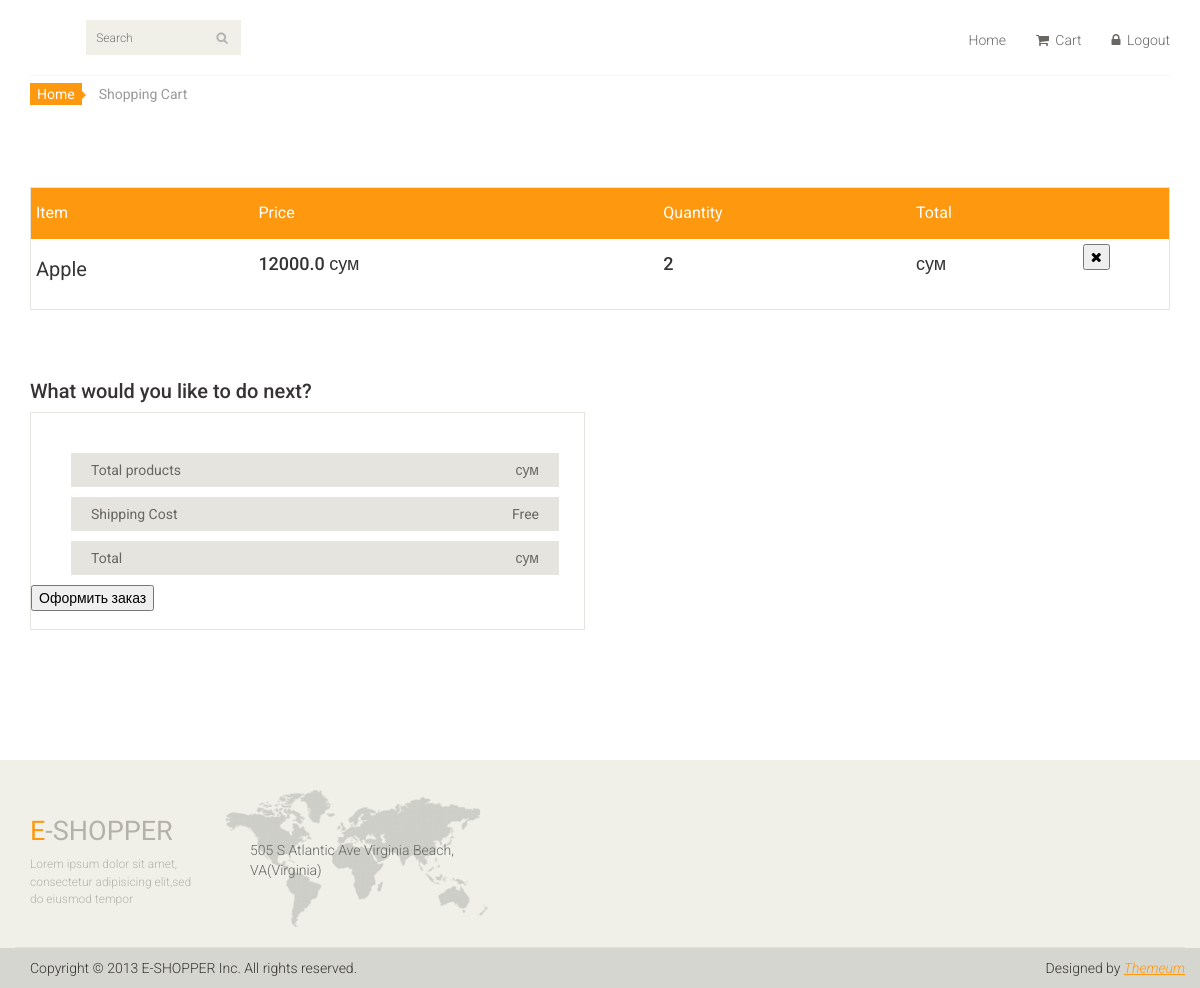
Before: /cart (signed in) with the older database file.
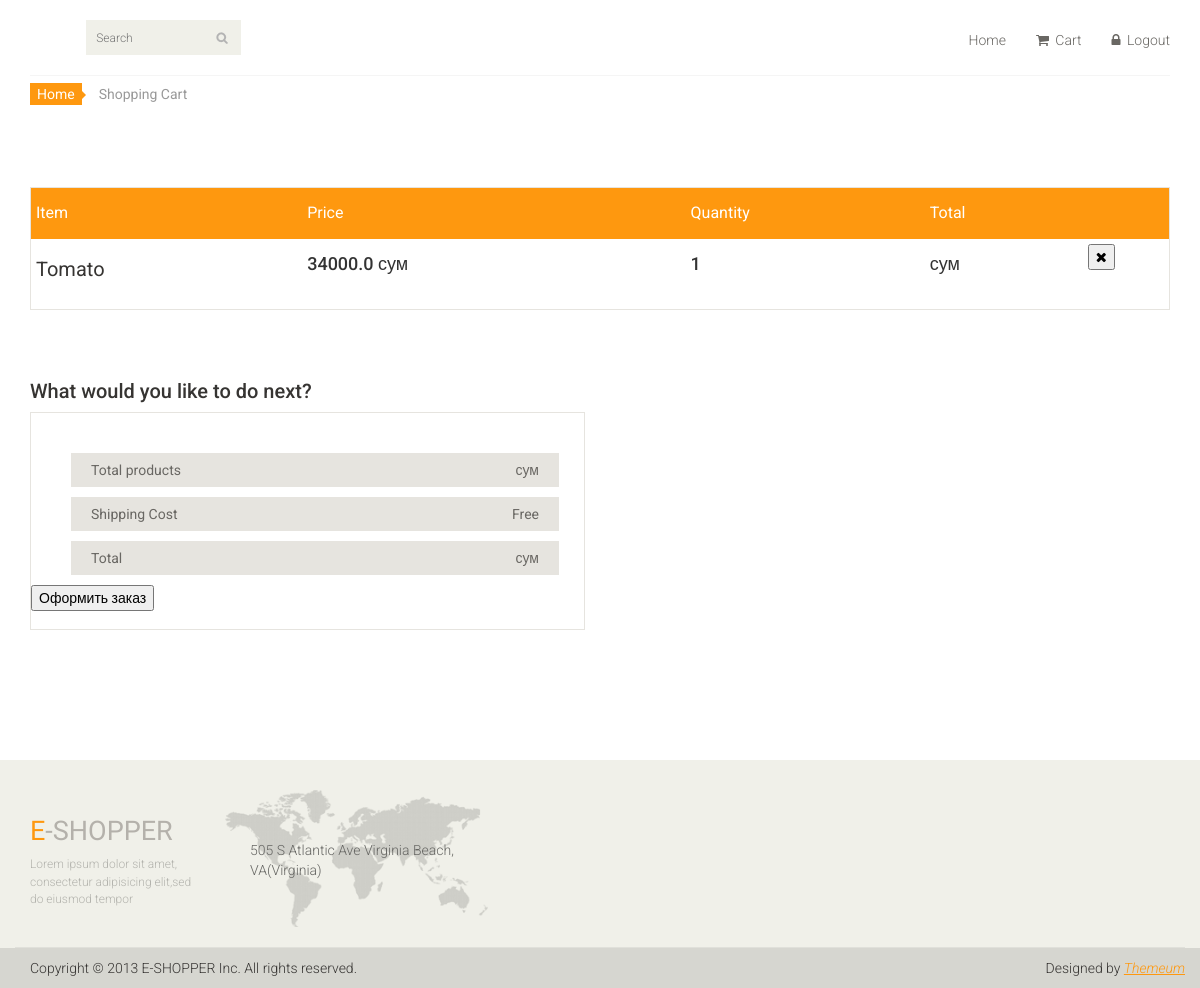
After: the same page with the newer database file.
### catalog/models.py (models this page shows, shortened)
class UserCart(models.Model):
    objects = models.Model
    user_id = models.IntegerField()
    user_product = models.ForeignKey(Product, on_delete=models.CASCADE)
    user_product_quantity = models.IntegerField()
    added_date = models.DateTimeField(auto_now_add=True)

class Product(models.Model):
    objects = models.Model
    name = models.CharField(max_length=60)
    description = models.CharField(max_length=150)
    product_amount = models.IntegerField()
    price = models.FloatField()
    product_image = models.ImageField(null=True, blank=True, upload_to='media')
    reviews = models.FloatField()
    category_name = models.ForeignKey(Category, on_delete=models.CASCADE)
    added_date = models.DateTimeField(auto_now_add=True)

### catalog/views.py (the view)
# urls.py: path('cart', views.get_user_cart)
def get_user_cart(request):
    products_from_cart = models.UserCart.objects.filter(user_id=request.user.id)
    context = {'cart_products': products_from_cart}
    return render(request, 'user_cart.html', context)

### catalog/templates/user_cart.html (shortened to what this page needs)
{% extends 'index.html' %}
{% block content %}
	<section id="cart_items">
		<div class="container">
			<div class="breadcrumbs">
				<ol class="breadcrumb">
				  <li><a href="/">Home</a></li>
				  <li class="active">Shopping Cart</li>
				</ol>
			</div>
			<div class="table-responsive cart_info">
				<table class="table table-condensed">
					<thead>
						<tr class="cart_menu">
							<td class="description">Item</td>
							<td class="price">Price</td>
							<td class="quantity">Quantity</td>
							<td class="total">Total</td>
							<td></td>
						</tr>
					</thead>
					<tbody>
					{% for i in cart_products %}
						<tr>
							<td class="cart_description">
								<h4><a href="/product/{{ i.user_product.name }}/{{ i.user_product.id }}">{{ i.user_product.name }}</a></h4>
							</td>
							<td class="cart_price">
								<h4>{{ i.user_product.price }} сум</h4>
							</td>
							<td class="cart_quantity">
								<h4>{{ i.user_product_quantity }}</h4>
							</td>
							<td class="cart_total">
								<h4>{{ total }} сум</h4>
							</td>
							<td class="cart_delete">
								<form action="/del_item/{{ i.user_product.id }}" method="post">
									<button><i class="fa fa-times"></i></button>
								</form>
							</td>
						</tr>
					{% endfor %}
					</tbody>
				</table>
			</div>
		</div>
	</section>
	<section id="do_action">
		<div class="container">
			<div class="heading">
				<h3>What would you like to do next?</h3>
			</div>
			<div class="row">
				<div class="col-sm-6">
					<div class="total_area">
						<ul>
							<li>Total products <span>{{ total }} сум</span></li>
							<li>Shipping Cost <span>Free</span></li>
							<li>Total <span>{{ total }} сум</span></li>
						</ul>
							<form method="POST" action="/send_to_tg">
								<button>Оформить заказ</button>
							</form>
					</div>
				</div>
			</div>
		</div>
	</section>
{% endblock content %}

### catalog/templates/index.html (shortened to what this page needs)
{% load static %}
<!DOCTYPE html>
<html lang="en">
<head>
    <link href="{% static 'css/bootstrap.min.css' %}" rel="stylesheet">
    <link href="{% static 'css/font-awesome.min.css' %}" rel="stylesheet">
    <link href="{% static 'css/prettyPhoto.css' %}" rel="stylesheet">
    <link href="{% static 'css/price-range.css' %}" rel="stylesheet">
    <link href="{% static 'css/animate.css' %}" rel="stylesheet">
	<link href="{% static 'css/main.css' %}" rel="stylesheet">
	<link href="{% static 'css/responsive.css' %}" rel="stylesheet">
</head>
<body>
	<header id="header">
		<div class="header-middle">
			<div class="container">
				<div class="row">
					<div class="col-sm-4">
						<div class="btn-group pull-right">
							<div class="col-sm-3">
								<div class="search_box pull-right">
									<form method="GET">
										  <input type="text" placeholder="Search" name="pr" />
									</form>
								</div>
							</div>
						</div>
					</div>
					<div class="col-sm-8">
						<div class="shop-menu pull-right">
							<ul class="nav navbar-nav">
								{% if user.is_authenticated %}
									<li><a href="/">Home</a></li>
									<li><a href="/cart"><i class="fa fa-shopping-cart"></i> Cart</a></li>
									<li><a href="/accounts/logout/"><i class="fa fa-lock"></i> Logout</a></li>
								{% else %}
									<li><a href="/accounts/login/"><i class="fa fa-lock"></i> Login</a></li>
								{% endif %}
							</ul>
						</div>
					</div>
				</div>
			</div>
		</div>
	</header>
	{% block content %}{% endblock content %}
	<footer id="footer">
		<div class="footer-top">
			<div class="container">
				<div class="row">
					<div class="col-sm-2">
						<div class="companyinfo">
							<h2><span>e</span>-shopper</h2>
							<p>Lorem ipsum dolor sit amet, consectetur adipisicing elit,sed do eiusmod tempor</p>
						</div>
					</div>
					<div class="col-sm-3">
						<div class="address">
							<img src="images/home/map.png" alt="" />
							<p>505 S Atlantic Ave Virginia Beach, VA(Virginia)</p>
						</div>
					</div>
				</div>
			</div>
		</div>
		<div class="footer-bottom">
			<div class="container">
				<div class="row">
					<p class="pull-left">Copyright © 2013 E-SHOPPER Inc. All rights reserved.</p>
					<p class="pull-right">Designed by <span><a target="_blank" href="http://www.themeum.com">Themeum</a></span></p>
				</div>
			</div>
		</div>
	</footer>
</body>
</html>

### catalog/static/css/main.css (style rules this page uses)
body { font-family: 'Roboto', sans-serif; background:; position: relative; font-weight:400px; }
ul li { list-style: none; }
a { -webkit-transition: 300ms; -moz-transition: 300ms; -o-transition: 300ms; transition: 300ms; }
h1, h2, h3, h4, h5, h6 { font-family: 'Roboto', sans-serif; }
.header-middle .container .row { border-bottom: 1px solid #f5f5f5; margin-left: 0; margin-right: 0; padding-bottom: 20px; padding-top: 20px; }
.header-middle .container .row .col-sm-4 { padding-left: 0; }
.header-middle .container .row .col-sm-8 { padding-right:0; }
.shop-menu ul li { display:inline-block; padding-left: 15px; padding-right: 15px; }
.shop-menu ul li:last-child { padding-right: 0; }
.shop-menu ul li a { background: #FFFFFF; color: #696763; font-family: 'Roboto', sans-serif; font-size: 14px; font-weight: 300; padding:0; padding-right: 0; margin-top: 10px; }
.shop-menu ul li a i { margin-right:3px; }
.search_box input { background: #F0F0E9; border: medium none; color: #B2B2B2; font-family: 'roboto'; font-size: 12px; font-weight: 300; height: 35px; outline: medium none; padding-left: 10px; width: 155px; background-image: url(../images/home/searchicon.png); background-repeat: no-repeat; background-position: 130px; }
#footer { background: #F0F0E9; }
.footer-top .container { border-bottom: 1px solid #E0E0DA; padding-bottom: 20px; }
.companyinfo { margin-top: 57px; }
.companyinfo h2 { color: #B4B1AB; font-family: abel; font-size: 27px; text-transform: uppercase; }
.companyinfo h2 span { color:#FE980F; }
.companyinfo p { color: #B3B3AD; font-family: 'Roboto', sans-serif; font-size: 12px; font-weight: 300; }
.footer-top .col-sm-3 { overflow: hidden; }
.address { margin-top: 30px; position: relative; overflow: hidden; }
.address img { width:100%; }
.address p { color: #666663; font-family: 'Roboto', sans-serif; font-size: 14px; font-weight: 300; left: 25px; position: absolute; top: 50px; }
.footer-bottom { background: #D6D6D0; padding-top: 10px; }
.footer-bottom p { color: #363432; font-family: 'Roboto', sans-serif; font-weight: 300; margin-left: 15px; }
.footer-bottom p span a { color: #FE980F; font-style: italic; text-decoration: underline; }
#do_action { margin-bottom: 50px; }
.breadcrumbs { position: relative; }
.breadcrumbs .breadcrumb { background:transparent; margin-bottom: 75px; padding-left: 0; }
.breadcrumbs .breadcrumb li a { background:#FE980F; color: #FFFFFF; padding: 3px 7px; }
.breadcrumbs .breadcrumb li a:after { content:""; height:auto; width: auto; border-width: 8px; border-style: solid; border-color:transparent transparent transparent #FE980F; position: absolute; top: 11px; left:48px; }
.breadcrumbs .breadcrumb > li + li:before { content: " "; }
#cart_items .cart_info { border: 1px solid #E6E4DF; margin-bottom: 50px }
#cart_items .cart_info .cart_menu { background: #FE980F; color: #fff; font-size: 16px; font-family: 'Roboto', sans-serif; font-weight: normal; }
#cart_items .cart_info .table.table-condensed thead tr { height: 51px; }
#cart_items .cart_info .table.table-condensed tr { border-bottom: 1px solid#F7F7F0 }
#cart_items .cart_info .table.table-condensed tr:last-child { border-bottom: 0 }
.cart_info table tr td { border-top: 0 none; vertical-align: inherit; }
#cart_items .cart_info .cart_description h4 { margin-bottom: 0 }
#cart_items .cart_info .cart_description h4 a { color: #363432; font-family: 'Roboto',sans-serif; font-size: 20px; font-weight: normal; }
.cart_delete { display: block; margin-right: -12px; overflow: hidden; }
.heading h3 { color: #363432; font-size: 20px; font-family: 'Roboto', sans-serif; }
#do_action .total_area { padding-bottom: 18px !important; }
#do_action .total_area, #do_action .chose_area { border: 1px solid #E6E4DF; color: #696763; padding: 30px 25px 30px 0; margin-bottom: 80px; }
.total_area span { float: right; }
.total_area ul li { background:#E6E4DF; color: #696763; margin-top: 10px; padding: 7px 20px; }

Changed rows visible on the page:
removed UserCart: user_product.name "Apple", user_product.price "12000.0", user_product_quantity "2"
added UserCart: user_product.name "Tomato", user_product.price "34000.0", user_product_quantity "1"
